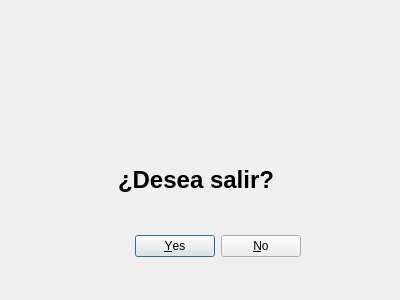
<?xml version="1.0" encoding="UTF-8"?>
<ui version="4.0">
 <class>Dialog</class>
 <widget class="QDialog" name="Dialog">
  <property name="geometry">
   <rect>
    <x>0</x>
    <y>0</y>
    <width>400</width>
    <height>300</height>
   </rect>
  </property>
  <property name="windowTitle">
   <string>AVISO</string>
  </property>
  <property name="modal">
   <bool>true</bool>
  </property>
  <widget class="QDialogButtonBox" name="buttonBox">
   <property name="geometry">
    <rect>
     <x>-40</x>
     <y>230</y>
     <width>341</width>
     <height>32</height>
    </rect>
   </property>
   <property name="orientation">
    <enum>Qt::Horizontal</enum>
   </property>
   <property name="standardButtons">
    <set>QDialogButtonBox::No|QDialogButtonBox::Yes</set>
   </property>
  </widget>
  <widget class="QLabel" name="label_2">
   <property name="geometry">
    <rect>
     <x>150</x>
     <y>40</y>
     <width>111</width>
     <height>101</height>
    </rect>
   </property>
   <property name="text">
    <string/>
   </property>
   <property name="pixmap">
    <pixmap resource="warning.qrc">:/iconoWarning/img/warning.png</pixmap>
   </property>
   <property name="scaledContents">
    <bool>true</bool>
   </property>
  </widget>
  <widget class="QWidget" name="horizontalLayoutWidget">
   <property name="geometry">
    <rect>
     <x>10</x>
     <y>150</y>
     <width>371</width>
     <height>61</height>
    </rect>
   </property>
   <layout class="QHBoxLayout" name="horizontalLayout">
    <item>
     <spacer name="horizontalSpacer">
      <property name="orientation">
       <enum>Qt::Horizontal</enum>
      </property>
      <property name="sizeHint" stdset="0">
       <size>
        <width>40</width>
        <height>20</height>
       </size>
      </property>
     </spacer>
    </item>
    <item>
     <widget class="QLabel" name="label">
      <property name="text">
       <string>&lt;html&gt;&lt;head/&gt;&lt;body&gt;&lt;p&gt;&lt;span style=&quot; font-size:18pt; font-weight:600;&quot;&gt;¿Desea salir?&lt;/span&gt;&lt;/p&gt;&lt;/body&gt;&lt;/html&gt;</string>
      </property>
     </widget>
    </item>
    <item>
     <spacer name="horizontalSpacer_2">
      <property name="orientation">
       <enum>Qt::Horizontal</enum>
      </property>
      <property name="sizeHint" stdset="0">
       <size>
        <width>40</width>
        <height>20</height>
       </size>
      </property>
     </spacer>
    </item>
   </layout>
  </widget>
 </widget>
 <resources>
  <include location="warning.qrc"/>
 </resources>
 <connections>
  <connection>
   <sender>buttonBox</sender>
   <signal>accepted()</signal>
   <receiver>Dialog</receiver>
   <slot>accept()</slot>
   <hints>
    <hint type="sourcelabel">
     <x>248</x>
     <y>254</y>
    </hint>
    <hint type="destinationlabel">
     <x>157</x>
     <y>274</y>
    </hint>
   </hints>
  </connection>
  <connection>
   <sender>buttonBox</sender>
   <signal>rejected()</signal>
   <receiver>Dialog</receiver>
   <slot>reject()</slot>
   <hints>
    <hint type="sourcelabel">
     <x>316</x>
     <y>260</y>
    </hint>
    <hint type="destinationlabel">
     <x>286</x>
     <y>274</y>
    </hint>
   </hints>
  </connection>
 </connections>
</ui>
